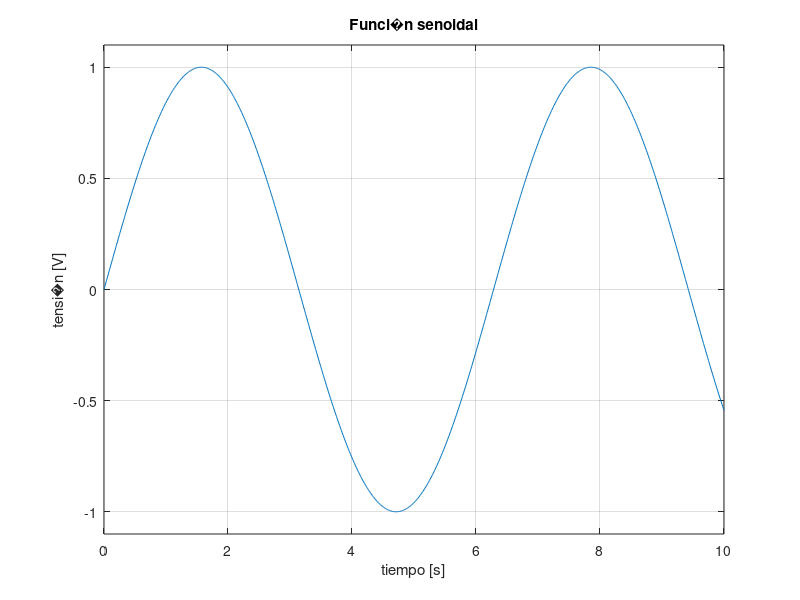
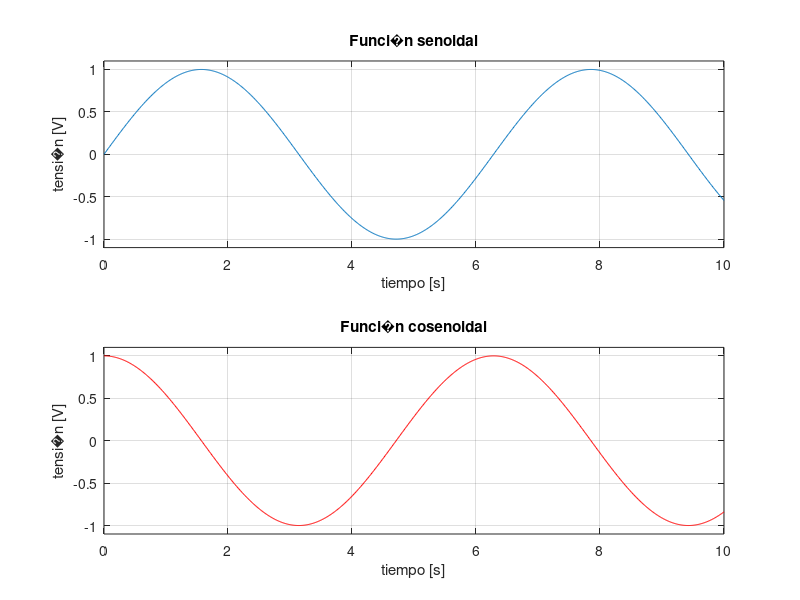
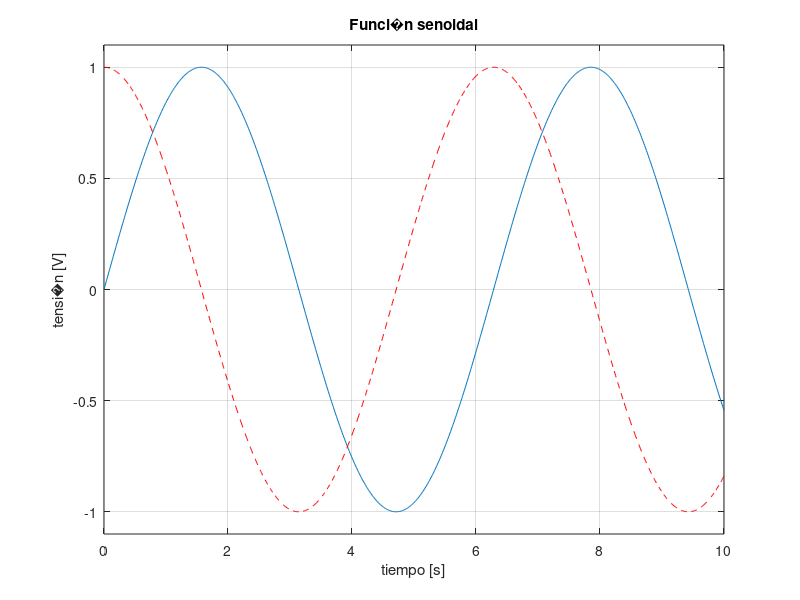

Write the MATLAB code that produced these figures, in order.
% Ejemplo_graficas
%--------------------------------------------------------------------------

clear all
close all
hold off
clc

%--------------------------------------------------------------------------
%Generamos los vectores

t = 0:0.01:10;      %vector desde 0 hasta 10 en pasos de 0.01
y = sin(t);
w = cos(t);

%Generamos una gr�fica

plot(t,y)                       %genera la gr�fica
grid on                         %genera una cuandricula
title('Funci�n senoidal')
xlabel('tiempo [s]')
ylabel('tensi�n [V]')
axis([0 10 -1.1 1.1])           %axis([Xmin Xmax Ymin Ymax])

%--------------------------------------------------------------------------

%Generamos una matriz de gr�ficas

figure

subplot(2,1,1)      %cant de filas, cant de columnas, posici�n dentro del arreglo
plot(t,y)                       %genera la gr�fica
grid on                         %genera una cuandricula
title('Funci�n senoidal')
xlabel('tiempo [s]')
ylabel('tensi�n [V]')
axis([0 10 -1.1 1.1])           %axis([Xmin Xmax Ymin Ymax])

subplot(2,1,2)      %cant de filas, cant de columnas, posici�n dentro del arreglo
plot(t,w,'r')                       %genera la gr�fica
grid on                         %genera una cuandricula
title('Funci�n cosenoidal')
xlabel('tiempo [s]')
ylabel('tensi�n [V]')
axis([0 10 -1.1 1.1])           %axis([Xmin Xmax Ymin Ymax])

%--------------------------------------------------------------------------

%Superponer gr�ficas

figure

plot(t,y)                       %genera la gr�fica
grid on                         %genera una cuandricula
title('Funci�n senoidal')
xlabel('tiempo [s]')
ylabel('tensi�n [V]')
axis([0 10 -1.1 1.1])           %axis([Xmin Xmax Ymin Ymax])

hold on 
plot(t,w,'r--')                    









